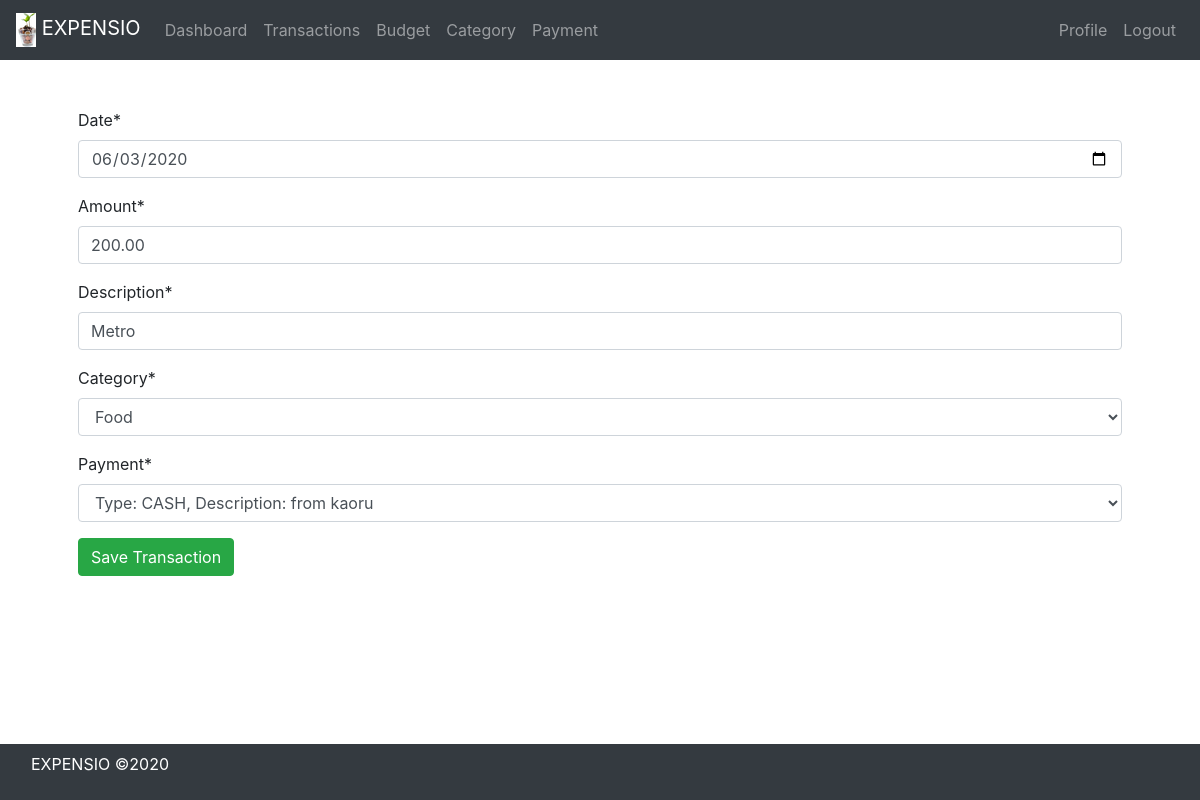
The app's page /transaction/15/edit (signed in), older data.
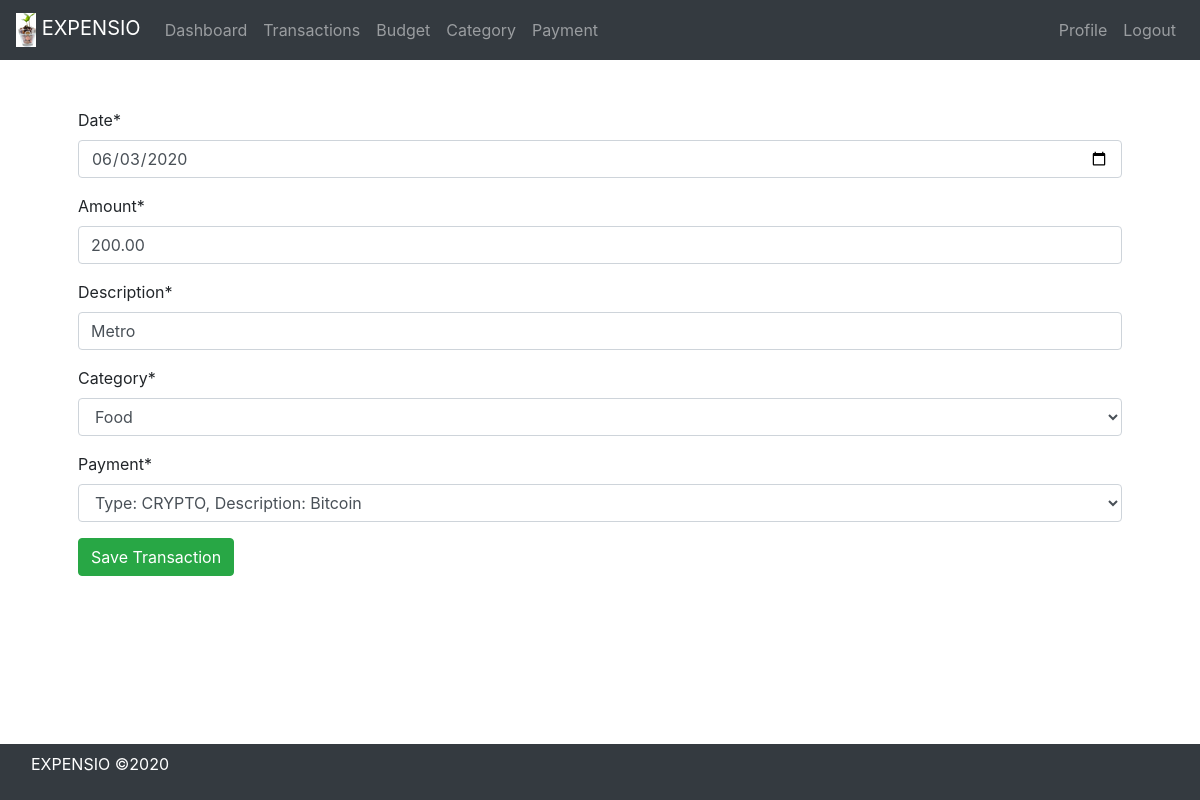
The same page, newer data.
### transaction_expense/models.py (models this page shows)
class Transaction_Expense(models.Model):
    date = models.DateTimeField()
    amount = models.DecimalField(max_digits=19, decimal_places=2)
    description = models.CharField(max_length=200, default="")
    user = models.ForeignKey("auth.User", on_delete=models.CASCADE)
    category = models.ForeignKey(Category, on_delete=models.CASCADE, null=True)
    payment = models.ForeignKey(Payment, on_delete=models.CASCADE, null=True)

### payment/models.py (models this page shows)
class Payment(models.Model):
    VISA = "VISA"
    MASTERCARD = "MASTERCARD"
    BANK = "BANK"
    CRYPTO = "CRYPTO"
    CASH = "CASH"
    PAYMENT_TYPE = [
        (CASH, "Cash"),
        (VISA, "Visa"),
        (MASTERCARD, "Mastercard"),
        (BANK, "Bank"),
        (CRYPTO, "Crypto"),
    ]
    type = models.CharField(max_length=50, choices=PAYMENT_TYPE, default=CASH, )
    date = models.DateTimeField()
    description = models.CharField(max_length=100, default="")
    user = models.ForeignKey("auth.User", on_delete=models.CASCADE)
    def __str__(self):
        return f"Type: {self.type}, Description: {self.description}"

### transaction_expense/views.py (the view)
class TransactionExpenseEditView(UpdateView):
    form_class = TransactionExpenseForm
    model = Transaction_Expense
    success_url = "/transaction"
    template_name = "add_transaction.html"
    def get_form(self, *args, **kwargs):
        form = super(TransactionExpenseEditView, self).get_form(*args, **kwargs)
        form.fields["category"].queryset = Category.objects.filter(
            user=self.request.user
        )
        form.fields["payment"].queryset = Payment.objects.filter(user=self.request.user)
        return form
    def get_object(self, *args, **kwargs):
        expense_found = super(TransactionExpenseEditView, self).get_object(
            *args, **kwargs
        )
        if not expense_found.user == self.request.user:
            raise Http404
        return expense_found

### transaction_expense/views.py
class TransactionExpenseForm(forms.ModelForm):
    class Meta:
        model = Transaction_Expense
        fields = ("date", "amount", "description", "category", "payment")
        widgets = {"date": DateInput()}

### category/models.py (called while the page is built)
    def __str__(self):
        return str(self.name)

### transaction_expense/templates/add_transaction.html (shortened to what this page needs)
{% extends 'base.html' %}
{% load crispy_forms_tags %}
{% block content %}
    <form method="post">
        {{ form | crispy }}
        <button type="submit" class="btn btn-success">Save Transaction</button>
    </form>
{% endblock %}

Row changes from the older to the newer data that the page shows:
changed Transaction_Expense "Food": payment "Type: CASH, Description: from kaoru" → "Type: CRYPTO, Description: Bitcoin"
